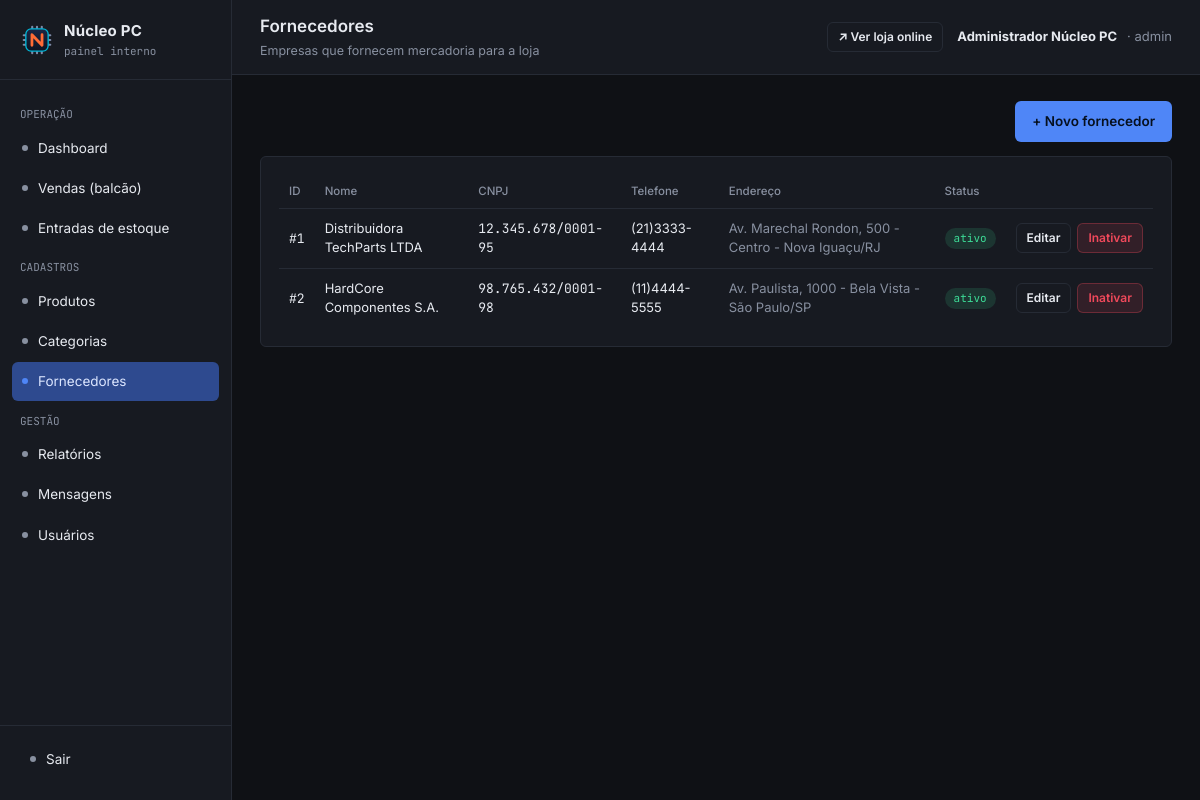
The app's page /admin/index.php?url=fornecedor/index (signed in) with its own data.
### tables this page shows
CREATE TABLE `fornecedores` (
  `id` int(11) NOT NULL,
  `nome` varchar(150) NOT NULL,
  `cnpj` varchar(20) DEFAULT NULL,
  `telefone` varchar(20) DEFAULT NULL,
  `email` varchar(150) DEFAULT NULL,
  `cep` varchar(9) DEFAULT NULL,
  `endereco` varchar(200) DEFAULT NULL,
  `status` enum('ativo','inativo') NOT NULL DEFAULT 'ativo',
  `criado_em` datetime DEFAULT current_timestamp()
);

### admin/controllers/FornecedorController.php (called while the page is built, shortened)
<?php
class FornecedorController extends Controller
{
    public function index(): void
    {
        $model = $this->model('Fornecedor');
        $this->view('fornecedores/index', [
            'fornecedores' => $model->listarTodos(),
            'mensagem'     => $_GET['msg'] ?? null,
        ]);
    }
}

### admin/core/App.php (called while the page is built, shortened)
<?php
class App
{
    protected string $method = 'index';
    public function __construct()
    {
        $url = $this->parseUrl();
        if (!empty($url[0])) {
            $controllerName = ucfirst(strtolower($url[0])) . 'Controller';
            if (file_exists(__DIR__ . '/../controllers/' . $controllerName . '.php')) {
                unset($url[0]);
            }
        }
        $controllerObj = new $this->controller();
        if (!empty($url[1])) {
            if (is_callable([$controllerObj, $url[1]])) {
                $this->method = $url[1];
                unset($url[1]);
            }
        }
        $this->params = $url ? array_values($url) : [];
        call_user_func_array([$controllerObj, $this->method], $this->params);
    }
    private function parseUrl(): array
    {
        if (isset($_GET['url'])) {
            $url = rtrim($_GET['url'], '/');
            $url = filter_var($url, FILTER_SANITIZE_URL);
            return explode('/', $url);
        }
        return [];
    }
}

### admin/index.php (called while the page is built, shortened)
<?php
require_once __DIR__ . '/core/App.php';
new App();

### admin/models/Fornecedor.php (called while the page is built, shortened)
<?php
class Fornecedor
{
    private PDO $db;
    public function __construct()
    {
        $this->db = Database::getConnection();
    }
    public function listarTodos(): array
    {
        return $this->db->query('SELECT * FROM fornecedores ORDER BY nome ASC')->fetchAll();
    }
}

### admin/views/fornecedores/index.php (the view, shortened to what this page needs)
<?php
require __DIR__ . '/../layout/header.php';
?>
<div style="display:flex; justify-content:flex-end; margin-bottom:14px;">
  <a href="index.php?url=fornecedor/novo" class="btn btn-primary">+ Novo fornecedor</a>
</div>
<div class="card">
  <table>
    <thead>
      <tr><th>ID</th><th>Nome</th><th>CNPJ</th><th>Telefone</th><th>Endereço</th><th>Status</th><th></th></tr>
    </thead>
    <tbody>
      <?php foreach ($fornecedores as $f): ?>
        <tr>
          <td class="mono">#<?= $f['id'] ?></td>
          <td><?= htmlspecialchars($f['nome']) ?></td>
          <td class="mono"><?= htmlspecialchars($f['cnpj']) ?></td>
          <td><?= htmlspecialchars($f['telefone']) ?></td>
          <td class="text-muted"><?= htmlspecialchars($f['endereco']) ?></td>
          <td><span class="badge <?= $f['status'] === 'ativo' ? 'badge-ok' : 'badge-off' ?>"><?= $f['status'] ?></span></td>
          <td>
            <div class="row-actions">
              <a class="btn btn-ghost btn-sm" href="index.php?url=fornecedor/editar/<?= $f['id'] ?>">Editar</a>
              <?php if ($f['status'] === 'ativo'): ?>
                <a class="btn btn-danger btn-sm" href="index.php?url=fornecedor/inativar/<?= $f['id'] ?>">Inativar</a>
              <?php else: ?>
                <a class="btn btn-ghost btn-sm" href="index.php?url=fornecedor/ativar/<?= $f['id'] ?>">Ativar</a>
              <?php endif; ?>
            </div>
          </td>
        </tr>
      <?php endforeach; ?>
    </tbody>
  </table>
</div>
<?php require __DIR__ . '/../layout/footer.php'; ?>

### admin/assets/css/admin.css (style rules this page uses)
:root { --bg: #0F1115; --panel: #171A21; --panel-2: #1D212B; --border: #262B35; --text: #E7EAF0; --muted: #8890A0; --accent: #4F86F7; --accent-dim: #2E4A8F; --warn: #F2A93B; --danger: #F1495B; --success: #3DDC97; --radius: 6px; --mono: 'JetBrains Mono', 'Consolas', monospace; --sans: 'Inter', 'Segoe UI', sans-serif; }
* { box-sizing: border-box; }
body { margin: 0; background: var(--bg); color: var(--text); font-family: var(--sans); font-size: 14px; line-height: 1.5; }
a { color: var(--accent); text-decoration: none; }
.card { background: var(--panel); border: 1px solid var(--border); border-radius: var(--radius); padding: 18px; }
table { width: 100%; border-collapse: collapse; font-size: 13px; }
thead th { text-align: left; color: var(--muted); font-weight: 500; font-size: 11.5px; padding: 8px 10px; border-bottom: 1px solid var(--border); }
tbody td { padding: 10px; border-bottom: 1px solid var(--border); }
tbody tr:last-child td { border-bottom: none; }
.mono { font-family: var(--mono); }
.text-muted { color: var(--muted); }
.badge { display: inline-block; padding: 2px 9px; border-radius: 100px; font-size: 11px; font-family: var(--mono); }
.badge-ok { background: rgba(61,220,151,.14); color: var(--success); }
.btn { display: inline-flex; align-items: center; gap: 6px; padding: 9px 16px; border-radius: var(--radius); border: 1px solid transparent; font-size: 13.5px; font-weight: 600; cursor: pointer; font-family: var(--sans); }
.btn-primary { background: var(--accent); color: #06101F; }
.btn-ghost { background: transparent; border-color: var(--border); color: var(--text); }
.btn-danger { background: rgba(241,73,91,.12); color: var(--danger); border-color: rgba(241,73,91,.3); }
.btn-sm { padding: 5px 10px; font-size: 12px; }
.row-actions { display: flex; gap: 6px; }

### records on screen
fornecedores: id "1", nome "Distribuidora TechParts LTDA", cnpj "12.345.678/0001-95", telefone "(21)3333-4444", endereco "Av. Marechal Rondon, 500 - Centro - Nova Iguaçu/RJ", status "ativo"
fornecedores: id "2", nome "HardCore Componentes S.A.", cnpj "98.765.432/0001-98", telefone "(11)4444-5555", endereco "Av. Paulista, 1000 - Bela Vista - São Paulo/SP", status "ativo"

### other values on screen
$tituloPagina "Fornecedores"
$subtituloPagina "Empresas que fornecem mercadoria para a loja"
$_SESSION['usuario_nome'] "Administrador Núcleo PC"
$_SESSION['usuario_tipo'] "admin"
